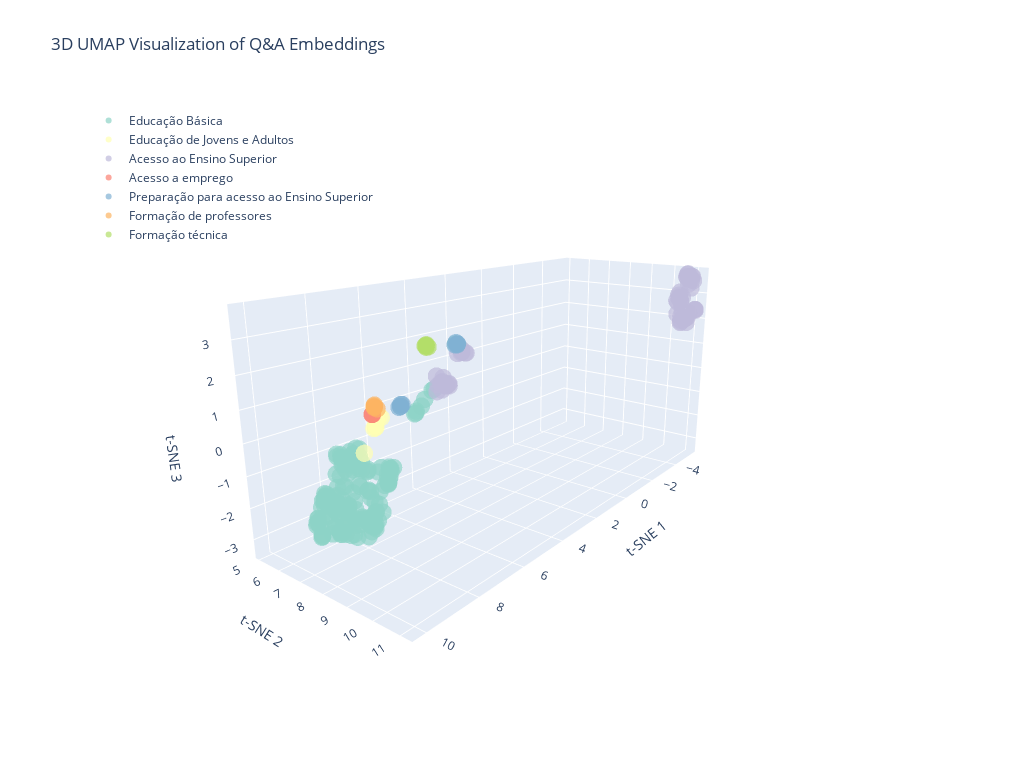

Notebook source saved alongside this figure:
### Code cell
create_3d_plot(embeddings_3d_umap, embeddings_df, "3D UMAP Visualization of Q&A Embeddings")

### Figure 1 — Plotly figure (JSON) as saved in the notebook; plotly's stock layout.template omitted (floating-point values rounded to 4 significant figures; data arrays with more than 128 entries replaced by an {"elided": "..."} marker saying what was removed)
{"data": [{"hovertemplate": "%{text}<extra></extra>", "marker": {"color": "rgb(141,211,199)", "opacity": 0.7, "size": 6}, "mode": "markers", "name": "Educação Básica", "text": {"elided": "159 str values"}, "type": "scatter3d", "x": {"elided": "159 float values"}, "y": {"elided": "159 float values"}, "z": {"elided": "159 float values"}}, {"hovertemplate": "%{text}<extra></extra>", "marker": {"color": "rgb(255,255,179)", "opacity": 0.7, "size": 6}, "mode": "markers", "name": "Educação de Jovens e Adultos", "text": ["Tópico: Educação de Jovens e Adultos<br>Programa: EJA<br>Pergunta: O que é EJA?", "Tópico: Educação de Jovens e Adultos<br>Programa: EJA<br>Pergunta: Quem pode participar do EJA?", "Tópico: Educação de Jovens e Adultos<br>Programa: EJA<br>Pergunta: Como funciona o EJA?", "Tópico: Educação de Jovens e Adultos<br>Programa: EJA<br>Pergunta: Onde encontrar o EJA?", "Tópico: Educação de Jovens e Adultos<br>Programa: PROEJA<br>Pergunta: Como o EJA pode me preparar para o mercado de trabalho?", "Tópico: Educação de Jovens e Adultos<br>Programa: PROEJA<br>Pergunta: Quais são as instituições que ofertam os cursos?", "Tópico: Educação de Jovens e Adultos<br>Programa: PROEJA<br>Pergunta: Como é feita a seleção para os cursos Proeja?", "Tópico: Educação de Jovens e Adultos<br>Programa: PROEJA<br>Pergunta: Eu já concluí o ensino médio, posso cursar o Proeja ?", "Tópico: Educação de Jovens e Adultos<br>Programa: Pé-de-meia/EJA<br>Pergunta: Alunos da EJA têm direito ao recebimento do Pé de Meia?"], "type": "scatter3d", "x": [6.692, 6.653, 6.641, 6.634, 6.534, 6.55, 6.436, 6.487, 7.117], "y": [6.001, 6.024, 6.05, 6.018, 5.973, 6.012, 6.084, 6.046, 5.983], "z": [-0.3204, -0.2995, -0.2792, -0.2288, -0.1052, 0.01296, -0.00496, 0.02769, -1.024]}, {"hovertemplate": "%{text}<extra></extra>", "marker": {"color": "rgb(190,186,218)", "opacity": 0.7, "size": 6}, "mode": "markers", "name": "Acesso ao Ensino Superior", "text": ["Tópico: Acesso ao Ensino Superior<br>Programa: SISU<br>Pergunta: O que é o SISU?", "Tópico: Acesso ao Ensino Superior<br>Programa: SISU<br>Pergunta: Quem pode se inscrever no SISU?", "Tópico: Acesso ao Ensino Superior<br>Programa: SISU<br>Pergunta: Posso escolher qual semestre irei cursar?", "Tópico: Acesso ao Ensino Superior<br>Programa: SISU<br>Pergunta: O candidato que participou do Sisu em edições anteriores e foi selecionado pode concorrer nesta edição?", "Tópico: Acesso ao Ensino Superior<br>Programa: SISU<br>Pergunta: O candidato matriculado em instituição de educação superior pode concorrer no processo seletivo desta edição do Sisu?", "Tópico: Acesso ao Ensino Superior<br>Programa: SISU<br>Pergunta: É cobrada alguma taxa para a realização da inscrição?", "Tópico: Acesso ao Ensino Superior<br>Programa: SISU<br>Pergunta: Quais os documentos necessários para fazer a inscrição no Sisu?", "Tópico: Acesso ao Ensino Superior<br>Programa: CPOP (Rede Nacional de Cursinhos Populares)<br>Pergunta: O que é um cursinho popular?", "Tópico: Acesso ao Ensino Superior<br>Programa: CPOP (Rede Nacional de Cursinhos Populares)<br>Pergunta: O que é a Rede Nacional de Cursinhos Populares (CPOP)?", "Tópico: Acesso ao Ensino Superior<br>Programa: CPOP (Rede Nacional de Cursinhos Populares)<br>Pergunta: Como um cursinho entra para a CPOP?", "Tópico: Acesso ao Ensino Superior<br>Programa: CPOP (Rede Nacional de Cursinhos Populares)<br>Pergunta: Como sei os cursinhos populares que fazem parte da CPOP?", "Tópico: Acesso ao Ensino Superior<br>Programa: CPOP (Rede Nacional de Cursinhos Populares)<br>Pergunta: Sou aluno e quero participar de um cursinho da CPOP?", "Tópico: Acesso ao Ensino Superior<br>Programa: CPOP (Rede Nacional de Cursinhos Populares)<br>Pergunta: Os alunos de cursinhos da CPOP recebem algum apoio?", "Tópico: Acesso ao Ensino Superior<br>Programa: ENEM (Exame Nacional do Ensino Médio)<br>Pergunta: O que é o ENEM?", "Tópico: Acesso ao Ensino Superior<br>Programa: ENEM (Exame Nacional do Ensino Médio)<br>Pergunta: Para que serve a nota do ENEM?", "Tópico: Acesso ao Ensino Superior<br>Programa: ENEM (Exame Nacional do Ensino Médio)<br>Pergunta: Quem pode fazer a prova do ENEM?", "Tópico: Acesso ao Ensino Superior<br>Programa: ENEM (Exame Nacional do Ensino Médio)<br>Pergunta: Como faço para me inscrever no ENEM?", "Tópico: Acesso ao Ensino Superior<br>Programa: ENEM (Exame Nacional do Ensino Médio)<br>Pergunta: Preciso pagar para fazer o ENEM?", "Tópico: Acesso ao Ensino Superior<br>Programa: ENEM (Exame Nacional do Ensino Médio)<br>Pergunta: Existe isenção da taxa de inscrição do ENEM?", "Tópico: Acesso ao Ensino Superior<br>Programa: ENEM (Exame Nacional do Ensino Médio)<br>Pergunta: Se eu conseguir a isenção da taxa, minha inscrição no ENEM está garantida?", "Tópico: Acesso ao Ensino Superior<br>Programa: ENEM (Exame Nacional do Ensino Médio)<br>Pergunta: Sou aluno de escola pública, minha inscrição no ENEM é automática?", "Tópico: Acesso ao Ensino Superior<br>Programa: ENEM (Exame Nacional do Ensino Médio)<br>Pergunta: Como são as provas do ENEM?", "Tópico: Acesso ao Ensino Superior<br>Programa: ENEM (Exame Nacional do Ensino Médio)<br>Pergunta: Posso usar minha nota do ENEM para estudar fora do Brasil?", "Tópico: Acesso ao Ensino Superior<br>Programa: ENEM (Exame Nacional do Ensino Médio)<br>Pergunta: Não consegui fazer a prova em um dos dias. Posso refazer?", "Tópico: Acesso ao Ensino Superior<br>Programa: ENEM (Exame Nacional do Ensino Médio)<br>Pergunta: O ENEM tem prazo de validade?", "Tópico: Acesso ao Ensino Superior<br>Programa: ENEM (Exame Nacional do Ensino Médio)<br>Pergunta: O que é o programa \"Pé-de-Meia\" e qual a relação com o ENEM?", "Tópico: Acesso ao Ensino Superior<br>Programa: SISU (Sistema de Seleção Unificada)<br>Pergunta: O que é o SISU?", "Tópico: Acesso ao Ensino Superior<br>Programa: SISU (Sistema de Seleção Unificada)<br>Pergunta: Quem pode se inscrever no SISU?", "Tópico: Acesso ao Ensino Superior<br>Programa: SISU (Sistema de Seleção Unificada)<br>Pergunta: Como funciona a inscrição no SISU?", "Tópico: Acesso ao Ensino Superior<br>Programa: SISU (Sistema de Seleção Unificada)<br>Pergunta: O que é a \"nota de corte\" do SISU?", "Tópico: Acesso ao Ensino Superior<br>Programa: SISU (Sistema de Seleção Unificada)<br>Pergunta: E se eu não for aprovado na chamada regular do SISU?", "Tópico: Acesso ao Ensino Superior<br>Programa: Lei de Cotas<br>Pergunta: O que é o sistema de cotas?", "Tópico: Acesso ao Ensino Superior<br>Programa: Lei de Cotas<br>Pergunta: Como saber se tenho direito às cotas?", "Tópico: Acesso ao Ensino Superior<br>Programa: Lei de Cotas<br>Pergunta: Onde indico que quero concorrer pelas cotas?", "Tópico: Acesso ao Ensino Superior<br>Programa: ProUni (Programa Universidade para Todos)<br>Pergunta: O que é o ProUni?", "Tópico: Acesso ao Ensino Superior<br>Programa: ProUni (Programa Universidade para Todos)<br>Pergunta: Quem pode se inscrever no ProUni?", "Tópico: Acesso ao Ensino Superior<br>Programa: ProUni (Programa Universidade para Todos)<br>Pergunta: Qual o critério de renda para o ProUni?", "Tópico: Acesso ao Ensino Superior<br>Programa: ProUni (Programa Universidade para Todos)<br>Pergunta: Fui pré-selecionado no ProUni, isso garante minha bolsa?", "Tópico: Acesso ao Ensino Superior<br>Programa: ProUni (Programa Universidade para Todos)<br>Pergunta: Consegui uma bolsa de 50% do ProUni, mas não posso pagar o resto. O que faço?", "Tópico: Acesso ao Ensino Superior<br>Programa: ProUni (Programa Universidade para Todos)<br>Pergunta: Posso escolher qualquer curso no ProUni?", "Tópico: Acesso ao Ensino Superior<br>Programa: ProUni (Programa Universidade para Todos)<br>Pergunta: Posso me inscrever no ProUni e no Fies ao mesmo tempo?", "Tópico: Acesso ao Ensino Superior<br>Programa: ProUni (Programa Universidade para Todos)<br>Pergunta: E se eu perder o prazo de comprovação de documentos?", "Tópico: Acesso ao Ensino Superior<br>Programa: ProUni (Programa Universidade para Todos)<br>Pergunta: Quem já tem diploma pode participar do ProUni?", "Tópico: Acesso ao Ensino Superior<br>Programa: FIES (Fundo de Financiamento Estudantil)<br>Pergunta: O que é o FIES?", "Tópico: Acesso ao Ensino Superior<br>Programa: FIES (Fundo de Financiamento Estudantil)<br>Pergunta: Qual a diferença entre FIES e ProUni?", "Tópico: Acesso ao Ensino Superior<br>Programa: FIES (Fundo de Financiamento Estudantil)<br>Pergunta: Quais os requisitos para pedir o FIES?", "Tópico: Acesso ao Ensino Superior<br>Programa: FIES (Fundo de Financiamento Estudantil)<br>Pergunta: Como funciona o processo para conseguir o FIES?", "Tópico: Acesso ao Ensino Superior<br>Programa: FIES (Fundo de Financiamento Estudantil)<br>Pergunta: Posso me inscrever no Fies e no Prouni ao mesmo tempo?", "Tópico: Acesso ao Ensino Superior<br>Programa: FIES (Fundo de Financiamento Estudantil)<br>Pergunta: Posso financiar qualquer curso no Fies?", "Tópico: Acesso ao Ensino Superior<br>Programa: FIES (Fundo de Financiamento Estudantil)<br>Pergunta: Preciso ter fiador para o Fies?", "Tópico: Acesso ao Ensino Superior<br>Programa: FIES (Fundo de Financiamento Estudantil)<br>Pergunta: Como funcionam os pagamentos durante o curso?", "Tópico: Acesso ao Ensino Superior<br>Programa: FIES (Fundo de Financiamento Estudantil)<br>Pergunta: E se eu perder o prazo de comprovação de documentos?", "Tópico: Acesso ao Ensino Superior<br>Programa: FIES (Fundo de Financiamento Estudantil)<br>Pergunta: Posso adiantar parcelas do Fies?", "Tópico: Acesso ao Ensino Superior<br>Programa: FIES (Fundo de Financiamento Estudantil)<br>Pergunta: E se eu desistir do curso?", "Tópico: Acesso ao Ensino Superior<br>Programa: FIES (Fundo de Financiamento Estudantil)<br>Pergunta: Tabela Comparativa: SISU, ProUni e FIES"], "type": "scatter3d", "x": [-5.0, -4.82, -4.883, -4.823, -4.762, -4.869, -4.838, 1.712, 1.714, 1.58, 1.71, 1.837, 1.763, 6.074, 6.013, 5.986, 6.086, 5.852, 5.77, 5.815, 5.832, 6.042, 6.024, 5.905, 5.886, 6.215, -4.999, -4.896, -4.801, -4.921, -4.948, -5.237, -5.237, -5.234, -4.886, -4.92, -4.983, -4.931, -4.95, -4.827, -4.935, -4.878, -4.863, -5.258, -5.067, -5.266, -5.151, -5.135, -5.272, -5.248, -5.156, -5.126, -5.352, -5.18, -5.092], "y": [10.9, 10.88, 10.91, 10.83, 10.69, 10.83, 10.83, 5.274, 5.253, 5.384, 5.45, 5.408, 5.126, 8.363, 8.35, 8.352, 8.269, 8.468, 8.421, 8.33, 8.369, 8.372, 8.157, 8.311, 8.519, 8.338, 11.02, 11.12, 10.83, 11.02, 10.95, 11.22, 11.2, 11.21, 10.68, 10.74, 10.77, 10.72, 10.63, 10.62, 10.69, 10.68, 10.65, 11.06, 10.94, 10.97, 11.05, 10.92, 10.96, 10.8, 10.96, 10.83, 10.77, 10.84, 11.04], "z": [2.044, 2.377, 2.089, 2.174, 2.243, 1.945, 2.009, 1.248, 1.121, 1.102, 1.14, 1.189, 1.076, 1.423, 1.202, 1.457, 1.354, 1.37, 1.289, 1.275, 1.292, 1.445, 1.119, 1.555, 1.403, 1.672, 2.118, 2.307, 1.925, 1.93, 2.063, 2.386, 2.418, 2.417, 2.847, 2.734, 2.887, 2.758, 2.948, 2.755, 3.077, 2.897, 2.688, 3.513, 3.392, 3.537, 3.682, 3.585, 3.673, 3.614, 3.628, 3.662, 3.749, 3.742, 3.242]}, {"hovertemplate": "%{text}<extra></extra>", "marker": {"color": "rgb(251,128,114)", "opacity": 0.7, "size": 6}, "mode": "markers", "name": "Acesso a emprego", "text": ["Tópico: Acesso a emprego<br>Programa: Programa Progredir<br>Pergunta: O que é o Programa Progredir?", "Tópico: Acesso a emprego<br>Programa: Programa Progredir<br>Pergunta: Quem pode participar do Programa Progredir?"], "type": "scatter3d", "x": [6.342, 6.258], "y": [5.54, 5.465], "z": [-0.03489, -0.06925]}, {"hovertemplate": "%{text}<extra></extra>", "marker": {"color": "rgb(128,177,211)", "opacity": 0.7, "size": 6}, "mode": "markers", "name": "Preparação para acesso ao Ensino Superior", "text": ["Tópico: Preparação para acesso ao Ensino Superior<br>Programa: Cursinho Popular<br>Pergunta: O que é um Cursinho Popular?", "Tópico: Preparação para acesso ao Ensino Superior<br>Programa: Cursinho Popular<br>Pergunta: Quem tem direito a fazer Cursinho Popular?", "Tópico: Preparação para acesso ao Ensino Superior<br>Programa: Cursinho Popular<br>Pergunta: Por que o Cursinho Popular é importante?", "Tópico: Preparação para acesso ao Ensino Superior<br>Programa: Cursinho Popular<br>Pergunta: Quando é possível se inscrever no Cursinho Popular?", "Tópico: Preparação para acesso ao Ensino Superior<br>Programa: Cursinho Popular<br>Pergunta: Como se inscrever para o Cursinho Popular?", "Tópico: Preparação para acesso ao Ensino Superior<br>Programa: CadEJA<br>Pergunta: O que é o CadEJA?", "Tópico: Preparação para acesso ao Ensino Superior<br>Programa: CadEJA<br>Pergunta: Quem tem direito a acessar o CADEJA?", "Tópico: Preparação para acesso ao Ensino Superior<br>Programa: CadEJA<br>Pergunta: Por que o CADEJA é importante?", "Tópico: Preparação para acesso ao Ensino Superior<br>Programa: CadEJA<br>Pergunta: Quando é possível se inscrever no CADEJA?", "Tópico: Preparação para acesso ao Ensino Superior<br>Programa: CadEJA<br>Pergunta: Como se inscrever no CadEJA?"], "type": "scatter3d", "x": [1.946, 2.05, 1.934, 2.045, 2.011, 6.154, 6.124, 6.123, 6.068, 6.078], "y": [5.274, 5.319, 5.168, 5.389, 5.347, 6.614, 6.653, 6.661, 6.669, 6.617], "z": [1.455, 1.563, 1.436, 1.526, 1.509, 0.3657, 0.3972, 0.4005, 0.4495, 0.4455]}, {"hovertemplate": "%{text}<extra></extra>", "marker": {"color": "rgb(253,180,98)", "opacity": 0.7, "size": 6}, "mode": "markers", "name": "Formação de professores", "text": ["Tópico: Formação de professores<br>Programa: ProCampo<br>Pergunta: O que é o ProCampo?", "Tópico: Formação de professores<br>Programa: ProCampo<br>Pergunta: Quem tem direito a fazer ProCampo?", "Tópico: Formação de professores<br>Programa: ProCampo<br>Pergunta: Por que o ProCampo é importante?", "Tópico: Formação de professores<br>Programa: ProCampo<br>Pergunta: Quando é possível se inscrever no ProCampo?", "Tópico: Formação de professores<br>Programa: ProCampo<br>Pergunta: Como se inscrever para o ProCampo?"], "type": "scatter3d", "x": [5.816, 5.813, 5.779, 5.768, 5.878], "y": [5.047, 5.061, 5.025, 5.137, 5.123], "z": [0.02019, -0.009539, 0.04787, -0.06635, 0.004429]}, {"hovertemplate": "%{text}<extra></extra>", "marker": {"color": "rgb(179,222,105)", "opacity": 0.7, "size": 6}, "mode": "markers", "name": "Formação técnica", "text": ["Tópico: Formação técnica<br>Programa: Institutos Federais<br>Pergunta: Posso fazer um curso técnico depois do ensino médio?", "Tópico: Formação técnica<br>Programa: Institutos Federais<br>Pergunta: Onde encontro cursos técnicos gratuitos perto de mim?", "Tópico: Formação técnica<br>Programa: Institutos Federais<br>Pergunta: Posso fazer um curso técnico sem ter feito o Enem?", "Tópico: Formação técnica<br>Programa: Institutos Federais<br>Pergunta: Quanto tempo dura um curso técnico?", "Tópico: Formação técnica<br>Programa: Institutos Federais<br>Pergunta: Que áreas de cursos técnicos posso fazer?", "Tópico: Formação técnica<br>Programa: Institutos Federais<br>Pergunta: Existe bolsa ou ajuda de custo para quem faz curso técnico?"], "type": "scatter3d", "x": [5.148, 5.215, 5.155, 5.164, 5.218, 5.175], "y": [6.888, 6.914, 6.984, 6.911, 6.963, 6.925], "z": [2.189, 2.209, 2.173, 2.214, 2.171, 2.239]}], "layout": {"height": 768, "legend": {"x": 0.01, "xanchor": "left", "y": 0.99, "yanchor": "top"}, "scene": {"aspectmode": "auto", "aspectratio": {"x": 1.747, "y": 0.7048, "z": 0.8119}, "camera": {"center": {"x": 0, "y": 0, "z": 0}, "eye": {"x": 1.967, "y": 1.533, "z": 0.7294}, "projection": {"type": "perspective"}, "up": {"x": 0, "y": 0, "z": 1}}, "xaxis": {"title": {"text": "t-SNE 1"}, "type": "linear"}, "yaxis": {"title": {"text": "t-SNE 2"}, "type": "linear"}, "zaxis": {"title": {"text": "t-SNE 3"}, "type": "linear"}}, "title": {"text": "3D UMAP Visualization of Q&A Embeddings"}, "width": 1024}}
